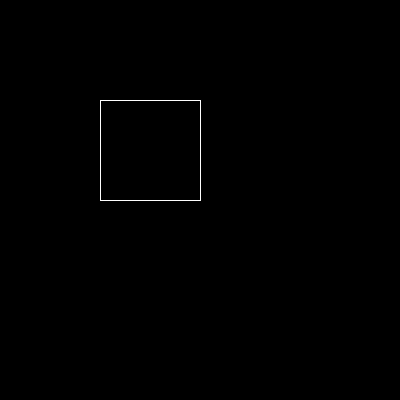
Frame 1 (no input)
Frame 60 (the mouse pressed at the canvas centre just before this capture): identical to frame 1, image omitted
Frame 120 (the mouse held since frame 60 and released just before this capture): identical to frame 1, image omitted

The Processing sketch that drew this single still picture (run headless with seeded random() and noise(); from frame 60 on, the mouse is pressed at the canvas centre):

// Processing sketch: h9_opdr_4
// ── h9_opdr_4.pde



void setup() {
  size(400, 400);
}


void draw() {
  background(0, 0, 0);
 stroke(255,255,255);
 vierkant(100,100,100,100);
}

void vierkant( int x, int y, int w, int h){
 //top
  line(x,y,x+w,y);
  //bottom
  line(x,y+h,x+w,y+h);
  //left
  line(x,y,x,y+h);
  //right
  line(x+w,y,x+w,y+h);
}
